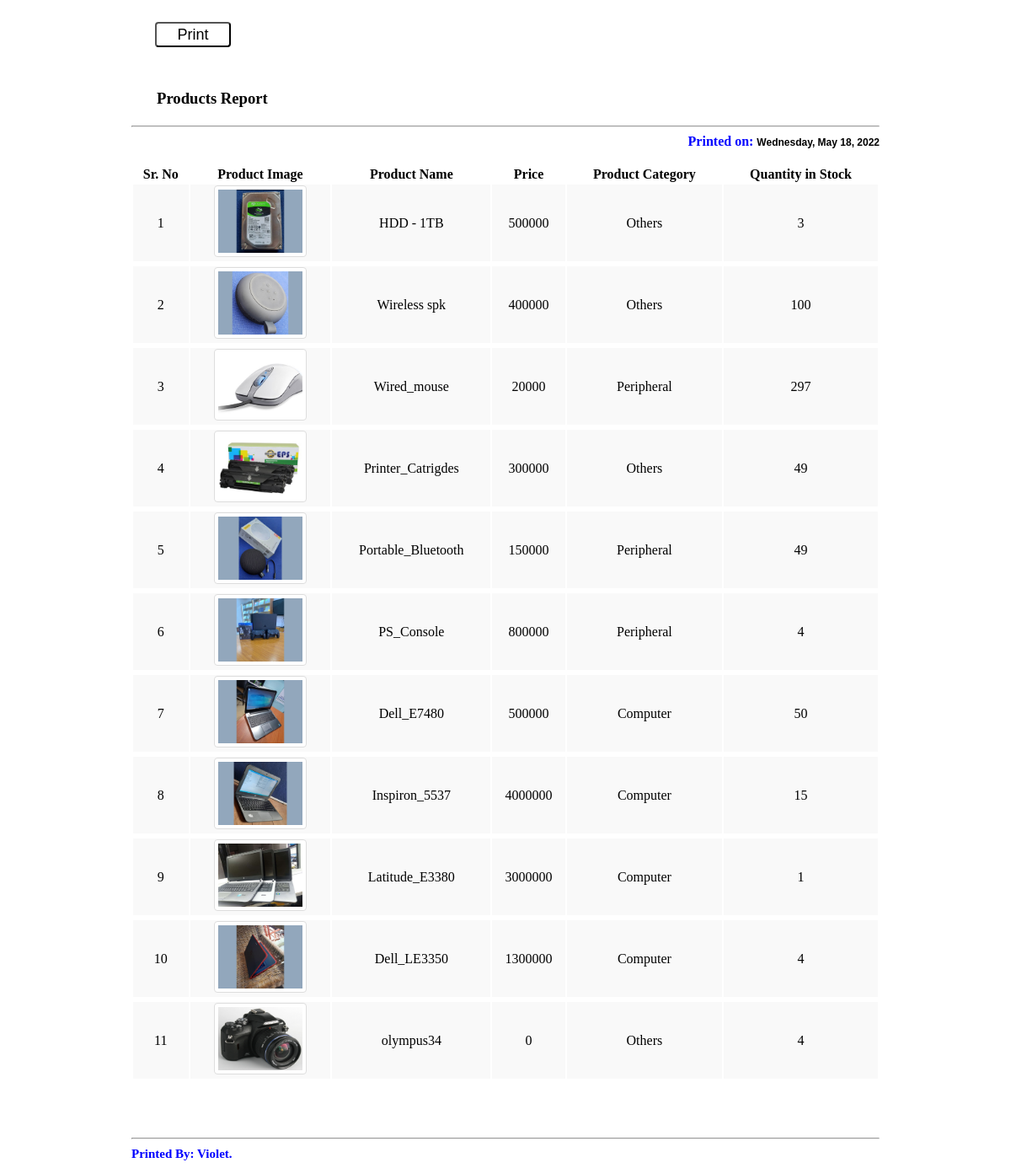
Screenshot of /reports/productsReport.php (signed in) with the database file from the repository.
### tables this page shows
CREATE TABLE `items` (
  `image_id` int(11) NOT NULL,
  `image_name` varchar(255) NOT NULL,
  `price` int(11) NOT NULL,
  `quantity` int(100) NOT NULL DEFAULT 1,
  `category` varchar(100) NOT NULL DEFAULT 'Computer'
);

CREATE TABLE `users` (
  `id` int(11) NOT NULL,
  `uName` varchar(255) NOT NULL,
  `gender` varchar(10) DEFAULT NULL,
  `email` varchar(255) NOT NULL,
  `type` varchar(10) NOT NULL DEFAULT 'normal',
  `password` varchar(255) NOT NULL,
  `contact` varchar(255) NOT NULL,
  `city` varchar(255) NOT NULL,
  `address` varchar(255) NOT NULL,
  `uDate` date NOT NULL DEFAULT current_timestamp(),
  `uTime` time(6) NOT NULL DEFAULT current_timestamp()
);

### reports/productsReport.php (the view, shortened to what this page needs)
<?php
require '../connection.php';
if(!isset($_SESSION['email'])){
    header('location: ../login.php');
}else
{
  $user_id=$_SESSION['id'];
  $user_type_query="SELECT * FROM users WHERE id='$user_id'";
  $user_type_result=mysqli_query($con,$user_type_query) or die(mysqli_error($con));
  $credential_row=mysqli_fetch_array($user_type_result);
}
if(isset($_SESSION['email']) && $credential_row['type']=='admin'){
	$query = "SELECT * FROM items ORDER BY image_id DESC";
	$result = mysqli_query($con,$query) or die(mysqli_error($con));
	$number_of_rows = mysqli_num_rows($result);
}else{
  header('location: ../index.php');
}
?>
<!DOCTYPE html>
<html>
<head>
</head>
<body>
	<div class = "container">
		<div id = "header">
			<br/>
			<button type="submit" id="print" onclick="printPage()">Print</button>
			<h1><p style = "margin-left:30px; margin-top:50px; font-size:14pt; font-weight:bold;">Products Report &nbsp;&nbsp;&nbsp;&nbsp;&nbsp;&nbsp;&nbsp;&nbsp;&nbsp;&nbsp;&nbsp;&nbsp;&nbsp;&nbsp;&nbsp;&nbsp;&nbsp;&nbsp;&nbsp;&nbsp;</p></h1>
			<hr/>
        	<div align="right">
			<b style="color:blue;">Printed on:</b>
        	</div>
			<br/>
			<table class="table table-striped">
			  <thead>
					<tr>
						<th>Sr. No</th>
	   					<th>Product Image</th>
	   					<th>Product Name</th>
	   					<th>Price</th>
	   					<th>Product Category</th>
	   					<th>Quantity in Stock</th>
					</tr>
			  </thead>
			  <tbody>
				<?php
				if($number_of_rows > 0){
					$count = 0;
				foreach ($result as $row) {
				$old_name=$row['image_name'];
  				$file_array=explode(".", $old_name);
  				$new_name=current($file_array);
				$count ++;
                ?>
                <tr>
                  <td style="text-align:center;"><?php echo $count ?></td>
                  <td style="text-align:center;"><img src="../img/<?php echo $row['image_name']?>" class="img-thumbnail" width="100" height="100" /></td>
                  <td style="text-align:center;"><?php echo $new_name?></td>
                  <td style="text-align:center;"><?php echo $row['price']?></td>
                  <td style="text-align:center;"><?php echo $row['category']?></td>
                  <td style="text-align:center;"><?php echo $row['quantity']?></td>
                </tr>
                <tr>
					<td></td>
					<td></td>
					<td></td>
					<td></td>
					<td></td>
					<td></td>
				</tr>
                    <?php }}
                ?>
			  </tbody>
		  </table>
			<br />
			<br />
			<hr/>
			<b style="color:blue; font-size:15px;">
			Printed By: <?php echo $credential_row['uName'] ?>.
			</b>
		</div>
	</div>
</body>
</html>

### reports/productsReport.php (style rules this page uses)
.container { width:75%; margin:auto; }
.table { width: 100%; margin-bottom: 20px; }
.table-striped tbody > tr:nth-child(odd) > td, .table-striped tbody > tr:nth-child(odd) > th { background-color: #f9f9f9; }
.img-thumbnail { display: inline-block; max-width: 100%; height: auto; padding: 4px; line-height: 1.42857143; background-color: #fff; border: 1px solid #ddd; border-radius: 4px; -webkit-transition: all .2s ease-in-out; -o-transition: all .2s ease-in-out; transition: all .2s ease-in-out; }
#print { width: 90px; height: 30px; font-size: 18px; background: white; border-radius: 4px; margin-left:28px; cursor:hand; }

### rows the page displays
items: image_name (picture), new_name "HDD - 1TB", price "500000", category "Others", quantity "3"
items: image_name (picture), new_name "Wireless spk", price "400000", category "Others", quantity "100"
items: image_name (picture), new_name "Wired_mouse", price "20000", category "Peripheral", quantity "297"
items: image_name (picture), new_name "Printer_Catrigdes", price "300000", category "Others", quantity "49"
items: image_name (picture), new_name "Portable_Bluetooth", price "150000", category "Peripheral", quantity "49"
items: image_name (picture), new_name "PS_Console", price "800000", category "Peripheral", quantity "4"
items: image_name (picture), new_name "Dell_E7480", price "500000", category "Computer", quantity "50"
items: image_name (picture), new_name "Inspiron_5537", price "4000000", category "Computer", quantity "15"
items: image_name (picture), new_name "Latitude_E3380", price "3000000", category "Computer", quantity "1"
items: image_name (picture), new_name "Dell_LE3350", price "1300000", category "Computer", quantity "4"
items: image_name (picture), new_name "olympus34", price "0", category "Others", quantity "4"
users: uName "Violet"
